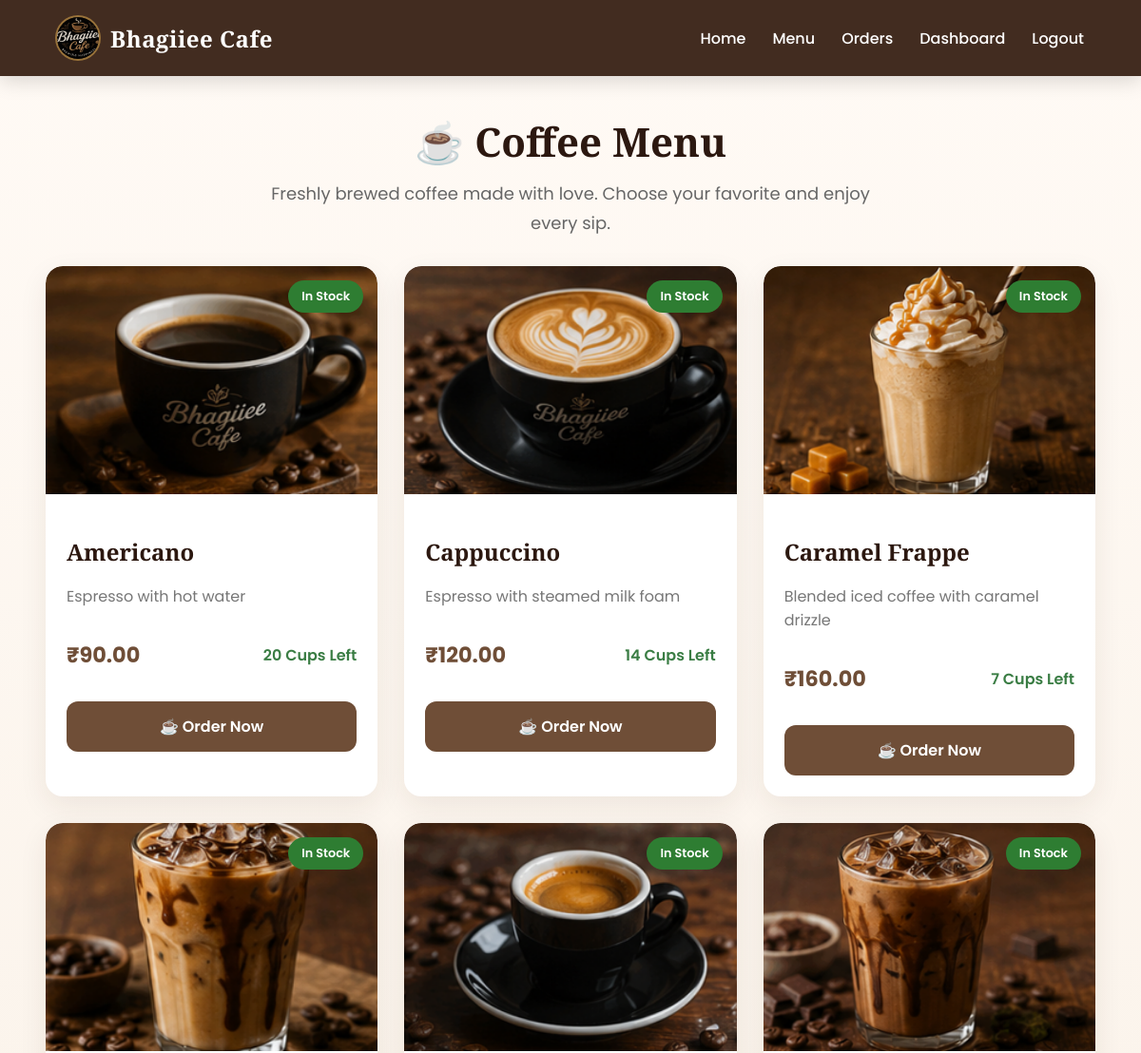
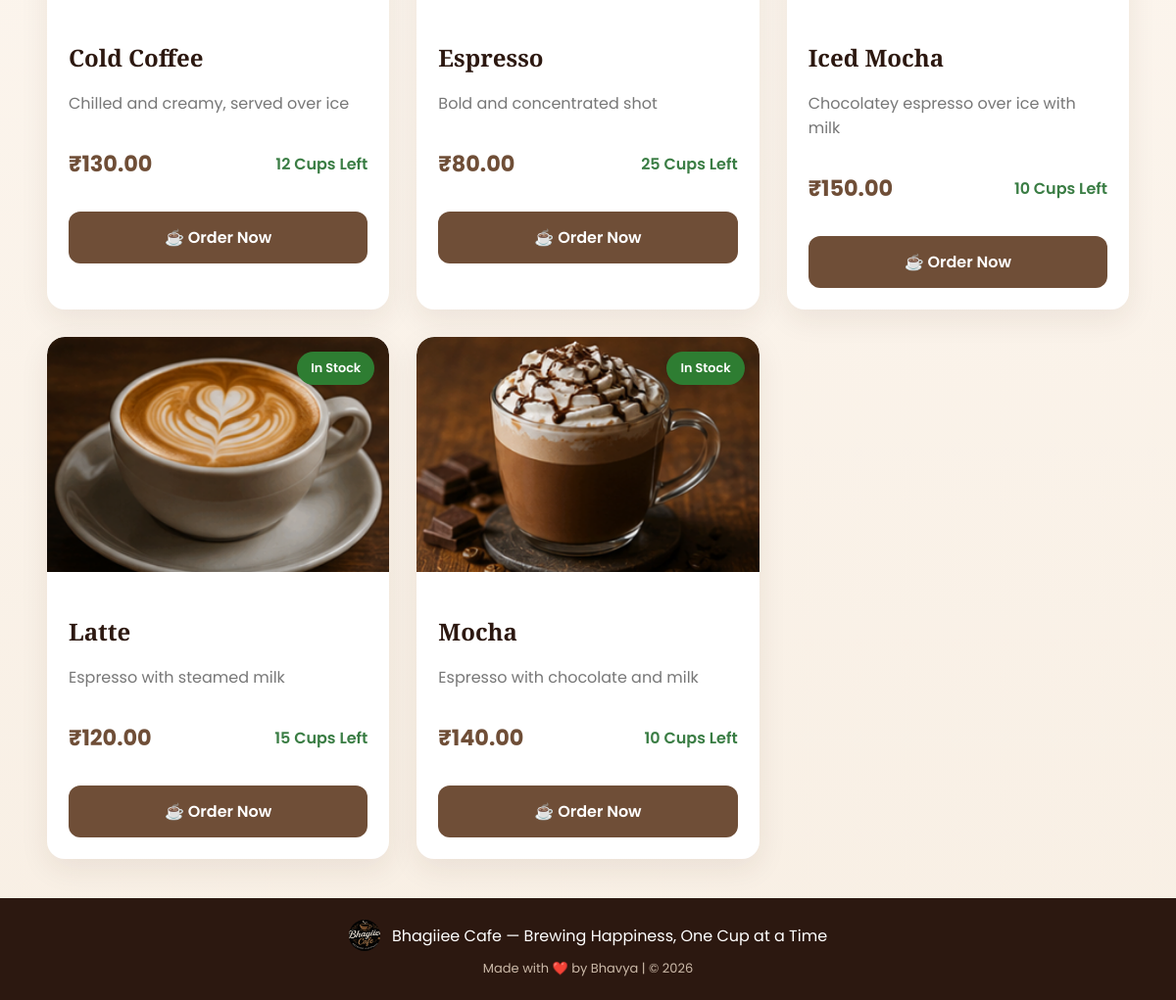
The page /menu/ (signed in) on the database its author committed (2 pictures, top to bottom).
### cafe/models.py (models this page shows, shortened)
class CoffeeItem(models.Model):
    CATEGORY_CHOICES = [
    ("HOT", "Hot Coffee"),
    ("COLD", "Cold Coffee"),
    ("SNACK", "Snacks"),
]
    name = models.CharField(max_length=100, unique=True)
    category = models.CharField(
    max_length=10,
    choices=CATEGORY_CHOICES,
    default="HOT",
)
    description = models.CharField(max_length=255, blank=True)
    price = models.DecimalField(
        max_digits=6, decimal_places=2, validators=[MinValueValidator(Decimal("0.00"))]
    )
    stock = models.PositiveIntegerField(default=0, help_text="Cups/servings currently available")
    image = models.ImageField(upload_to="coffee_images/", blank=True, null=True)
    is_active = models.BooleanField(
        default=True, help_text="Untick to hide this item from the menu without deleting it"
    )
    created_at = models.DateTimeField(auto_now_add=True)
    class Meta:
        ordering = ["name"]
    @property
    def in_stock(self):
        return self.stock > 0

### cafe/views.py (the view)
# urls.py: path("menu/",views.menu, name="menu"),
@login_required
def menu(request):
    items = CoffeeItem.objects.filter(is_active=True)
    return render(request, "cafe/menu.html", {"items": items})

### cafe/templates/cafe/menu.html (shortened to what this page needs)
{% extends "cafe/base.html" %}
{% load static %}
{% block content %}
<div class="hero-section">
    <h1>☕ Coffee Menu</h1>
    <p>Freshly brewed coffee made with love. Choose your favorite and enjoy every sip.</p>
</div>
{% if items %}
<div class="grid">
{% for item in items %}
<div class="card coffee-card">
    <div class="image-wrapper">
        {% if item.image %}
            <img src="{{ item.image.url }}" alt="{{ item.name }}" class="item-image">
        {% else %}
            <img src="{% static 'cafe/images/espresso.png' %}" class="item-image" alt="{{ item.name }}">
        {% endif %}
        {% if item.in_stock %}
            <span class="stock-badge available">
                In Stock
            </span>
        {% else %}
            <span class="stock-badge unavailable">
                Out of Stock
            </span>
        {% endif %}
    </div>
    <div class="coffee-details">
        <h2>{{ item.name }}</h2>
        {% if item.description %}
        <p class="muted">
            {{ item.description }}
        </p>
        {% endif %}
        <div class="price-stock">
            <span class="price">
                ₹{{ item.price }}
            </span>
            {% if item.in_stock %}
                <span class="stock ok">
                    {{ item.stock }} Cups Left
                </span>
            {% endif %}
        </div>
        {% if item.in_stock %}
        <a href="{% url 'place_order' item.id %}" class="btn order-btn">
            ☕ Order Now
        </a>
        {% else %}
        <button class="btn disabled" disabled>
            Currently Unavailable
        </button>
        {% endif %}
    </div>
</div>
{% endfor %}
</div>
{% endif %}
{% endblock %}

### cafe/templates/cafe/base.html (shortened to what this page needs)
{% load static %}
<!DOCTYPE html>
<html lang="en">
<head>
    <link rel="stylesheet" href="{% static 'cafe/style.css' %}">
</head>
<body>
<header>
<nav class="navbar">
<a href="/" class="brand">
    <img src="{% static 'cafe/images/cafelogo.png' %}" alt="Bhagiiee Cafe" class="brand-logo">
    <span>Bhagiiee Cafe</span>
</a>
<div class="nav-links">
<a href="{% url 'home' %}">Home</a>
<a href="{% url 'menu' %}">Menu</a>
<a href="{% url 'order_history' %}">Orders</a>
<a href="{% url 'dashboard' %}">Dashboard</a>
<a href="{% url 'logout' %}">Logout</a>
</div>
</nav>
</header>
<main class="content">
{% block content %}
{% endblock %}
</main>
<footer>
<div class="footer-brand">
    <img src="{% static 'cafe/images/cafelogo.png' %}" alt="Bhagiiee Cafe" class="footer-logo">
    <p>Bhagiiee Cafe — Brewing Happiness, One Cup at a Time</p>
</div>
<p class="footer-credit">Made with ❤️ by Bhavya | © 2026</p>
</footer>
</body>
</html>

### cafe/static/cafe/style.css (style rules this page uses)
:root { --coffee-dark: #2c1810; --coffee-mid: #6f4e37; --coffee-light: #c9a27b; --cream: #fdf6ec; --gold: #d4a24c; --accent: #d98324; --danger: #b33a3a; --ok: #3a7d44; --white: #ffffff; --gray: #666; --shadow: 0 10px 30px rgba(59, 36, 23, 0.08); --shadow-hover: 0 16px 40px rgba(59, 36, 23, 0.15); --radius: 18px; --transition: all 0.3s ease; --font-display: "Playfair Display", "Poppins", serif; }
* { margin:0; padding:0; box-sizing:border-box; }
body { font-family:"Poppins","Segoe UI",sans-serif; background:linear-gradient(180deg,#fffaf5,#f8efe4); color:var(--coffee-dark); min-height:100vh; display:flex; flex-direction:column; }
h1,h2,.brand span,.section-title,.page-title { font-family:var(--font-display); }
.navbar { position:sticky; top:0; z-index:999; display:flex; justify-content:space-between; align-items:center; padding:18px 60px; background:rgba(59,36,23,.96); backdrop-filter:blur(8px); box-shadow:0 5px 20px rgba(0,0,0,.15); }
.brand { display:flex; align-items:center; gap:12px; font-size:24px; font-weight:700; color:white; text-decoration:none; letter-spacing:.5px; }
.brand-logo { width:44px; height:44px; border-radius:50%; object-fit:cover; box-shadow:0 0 0 2px rgba(212,162,76,.6); }
.nav-links { display:flex; align-items:center; }
.nav-links a { color:white; text-decoration:none; margin-left:28px; font-weight:500; transition:var(--transition); position:relative; }
.nav-links a::after { content:""; position:absolute; left:0; bottom:-6px; width:0%; height:2px; background:#ffd18f; transition:.3s; }
.content { width:92%; max-width:1300px; margin:40px auto; flex:1; }
.grid { display:grid; grid-template-columns:repeat(auto-fit,minmax(280px,1fr)); gap:28px; }
.card { background:white; border-radius:var(--radius); box-shadow:var(--shadow); padding:24px; transition:var(--transition); overflow:hidden; }
.item-image { width:100%; height:220px; object-fit:cover; border-radius:14px; margin-bottom:15px; }
.price { color:var(--coffee-mid); font-size:1.4rem; font-weight:700; margin:12px 0; }
.muted { color:#777; }
.stock.ok { color:var(--ok); font-weight:600; }
.btn { display:inline-block; background:var(--coffee-mid); color:white; padding:12px 22px; border:none; border-radius:12px; text-decoration:none; font-weight:600; cursor:pointer; transition:var(--transition); }
footer { background:var(--coffee-dark); color:white; text-align:center; padding:22px 18px; margin-top:auto; }
.footer-brand { display:flex; align-items:center; justify-content:center; gap:12px; margin-bottom:8px; }
.footer-logo { width:32px; height:32px; border-radius:50%; object-fit:cover; }
.footer-credit { font-size:13px; color:#cbb9a8; }
.hero-section { text-align:center; margin-bottom:45px; }
.hero-section h1 { font-size:42px; margin-bottom:12px; color:var(--coffee-dark); }
.hero-section p { font-size:18px; color:#666; max-width:650px; margin:auto; line-height:1.7; }
.coffee-card { display:flex; flex-direction:column; overflow:hidden; padding:0; }
.image-wrapper { position:relative; }
.item-image { width:100%; height:240px; object-fit:cover; border-radius:18px 18px 0 0; transition:.4s; }
.stock-badge { position:absolute; top:15px; right:15px; padding:8px 14px; border-radius:30px; font-size:.8rem; font-weight:600; color:white; }
.available { background:#2E7D32; }
.coffee-details { padding:22px; display:flex; flex-direction:column; height:100%; }
.coffee-details h2 { margin-bottom:10px; font-size:24px; }
.price-stock { display:flex; justify-content:space-between; align-items:center; margin:20px 0; }
.order-btn { width:100%; text-align:center; font-size:16px; padding:14px; }
.card h2 { margin-bottom:18px; }
.hero-section { margin-bottom:30px; }

### rows shown on the page
CoffeeItem: image (picture), shows "In Stock", name "Americano", description "Espresso with hot water", price "90.00", stock "20", shows "☕ Order Now"
CoffeeItem: image (picture), shows "In Stock", name "Cappuccino", description "Espresso with steamed milk foam", price "120.00", stock "14", shows "☕ Order Now"
CoffeeItem: image (picture), shows "In Stock", name "Caramel Frappe", description "Blended iced coffee with caramel drizzle", price "160.00", stock "7", shows "☕ Order Now"
CoffeeItem: image (picture), shows "In Stock", name "Cold Coffee", description "Chilled and creamy, served over ice", price "130.00", stock "12", shows "☕ Order Now"
CoffeeItem: image (picture), shows "In Stock", name "Espresso", description "Bold and concentrated shot", price "80.00", stock "25", shows "☕ Order Now"
CoffeeItem: image (picture), shows "In Stock", name "Iced Mocha", description "Chocolatey espresso over ice with milk", price "150.00", stock "10", shows "☕ Order Now"
CoffeeItem: image (picture), shows "In Stock", name "Latte", description "Espresso with steamed milk", price "120.00", stock "15", shows "☕ Order Now"
CoffeeItem: image (picture), shows "In Stock", name "Mocha", description "Espresso with chocolate and milk", price "140.00", stock "10", shows "☕ Order Now"
